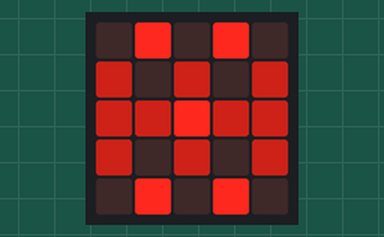
Simulated run of this program. Board: BBC micro:bit running MicroPython. Parts: the board's 5×5 LED display. Random numbers come from a fixed seed.

Above: at 0.1 s.
At 4.1 s:
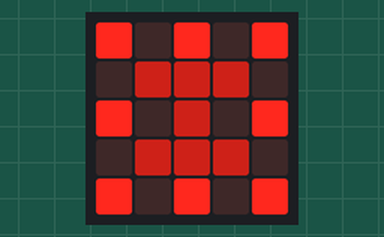
At 9.1 s:
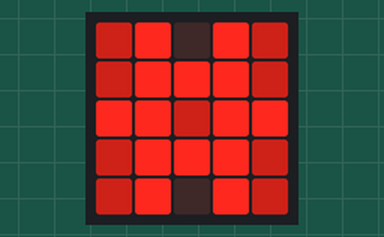
At 19.1 s:
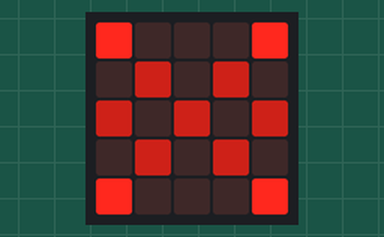
At 28.1 s:
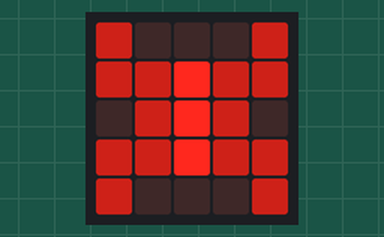
At 38.1 s:
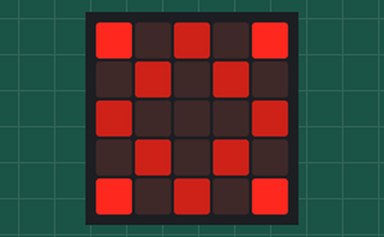

The program:

2016-02-17-snow-flake.py
```python
"""
    Snowflakes

    Copyright (c) 2016 Eleni Lixourioti

    APACHE 2.0 License

"""

from microbit import *
import random

SIDE_SIZE = 3

BRIGHTNESS = {
    0: 0,
    1: 4,
    2: 9,
}


def get_random_corner():
    return [[random.randrange(3) for _ in range(SIDE_SIZE)] for _ in range(SIDE_SIZE)]

def get_flake():
    flake = list(get_random_corner())

    for row in flake:
        row += reversed(row[:-1])  # Middle column doesn't change

    for row in reversed(flake[:-1]):
        flake.append(row)

    return flake


def to_display(flake):
    for y, row in enumerate(flake):
        for x, col in enumerate(row):
            display.set_pixel(x, y, BRIGHTNESS[col])


while True:
    flake = get_flake()
    to_display(flake)
    sleep(1000)
```

Measured:
- what the display in image 1 shows lasts 1.0 s, from 4.0 s to 5.0 s
